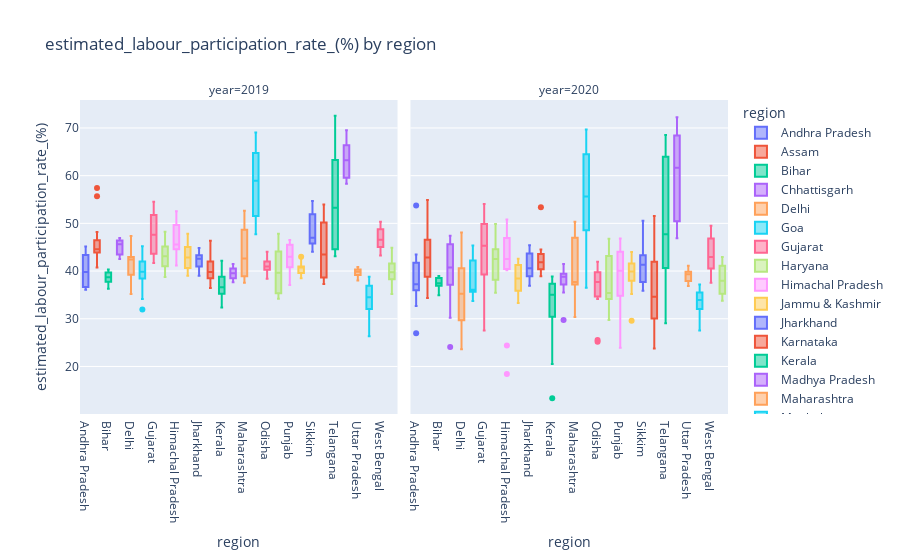

The code cell stored with this chart in its notebook:
### Code cell
fig = px.box(df, x='region',y='estimated_labour_participation_rate_(%)',facet_col='year',color='region',title="estimated_labour_participation_rate_(%) by region")

fig.show()
